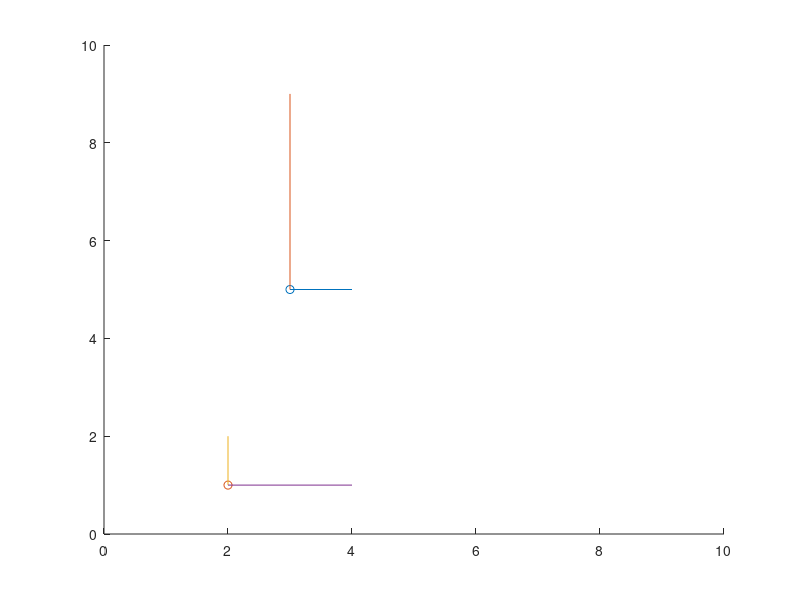

The MATLAB source for this figure:
function void = lab5()
    mu1 = [3 5];
    mu2 = [2 1];
    
    xlim([0 10]);
    ylim([0 10]);
    hold on;
    
    scatter(mu1(1), mu1(2));
    scatter(mu2(1), mu2(2));
    plot([mu1(1) mu1(1)+1], [mu1(2) mu1(2)]);
    plot([mu1(1) mu1(1)], [mu1(2) mu1(2)+4]);
    plot([mu2(1) mu2(1)], [mu2(2) mu2(2)+1]);
    plot([mu2(1) mu2(1)+2], [mu2(2) mu2(2)]);
end